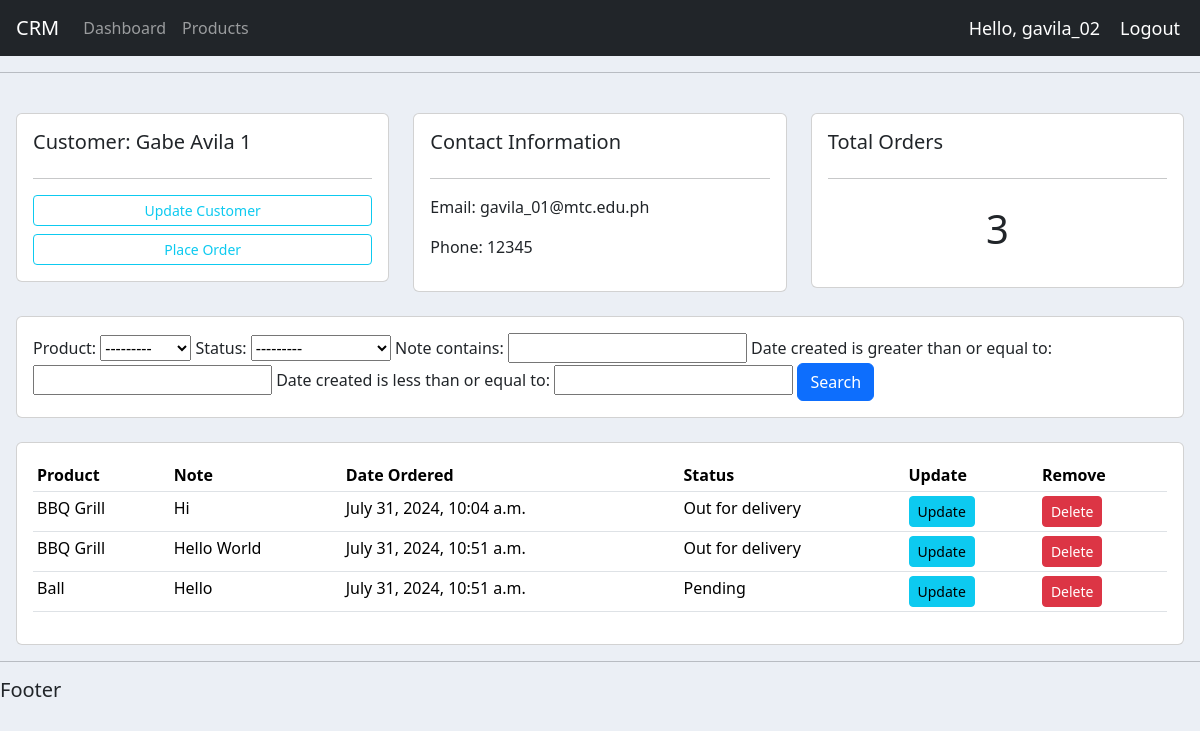
The app's page /customers/1 (signed in) with its own data.
### accounts/models.py (models this page shows, shortened)
class Customer(models.Model):
    user = models.OneToOneField(User, null=True, blank=True, on_delete=models.CASCADE)
    name = models.CharField(max_length=64, null=True)
    phone = models.CharField(max_length=64, null=True)
    email = models.CharField(max_length=64, null=True)
    profile_pic = models.ImageField(default="pfp.png", null=True, blank=True)
    date_created = models.DateTimeField(auto_now_add=True, null=True)

class Order(models.Model):
    STATUS = (
        ('Pending', 'Pending'),
        ('Out for delivery', 'Out for delivery'),
        ('Delivered', 'Delivered')
    )
    customer = models.ForeignKey(Customer, null=True, on_delete=models.SET_NULL, related_name='orders')
    product = models.ForeignKey(Product, null=True, on_delete=models.SET_NULL, related_name='orderBelongingTo')
    date_created = models.DateTimeField(auto_now_add=True, null=True)
    status = models.CharField(max_length=64, null=True, choices=STATUS)
    note = models.CharField(max_length=64, null=True)

class Product(models.Model):
    CATEGORY = (
            ('Indoor', 'Indoor'),
            ('Outdoor', 'Outdoor')
    )
    name = models.CharField(max_length=64, null=True)
    price = models.FloatField(null=True)
    category = models.CharField(max_length=64, null=True, choices=CATEGORY)
    description = models.CharField(max_length=64, null=True, blank=True)
    tags = models.ManyToManyField(Tag)
    date_created = models.DateTimeField(auto_now_add=True, null=True)
    def __str__(self):
        return self.name

### accounts/decorators.py (the view)
        def wrapper_func(request, *args, **kwargs):
            group = None
            if request.user.groups.exists():
                group = request.user.groups.all()[0].name
            if group in allowed_roles:
                return view_func(request, *args, **kwargs)
            else:
                return HttpResponse("You are not authorized to view this page.")

### accounts/views.py (called while the page is built)
@login_required(login_url='accounts:login')
@allowed_users(allowed_roles=['admin'])
def customers(request, pk):
    customer = Customer.objects.get(id=pk)
    orders = customer.orders.all()
    orders_count = orders.count()
    myFilter = OrderFilter(request.GET, queryset=orders)
    orders = myFilter.qs
    context = {'customer': customer, 'orders': orders, 'orders_count': orders_count, 'myFilter': myFilter}
    return render(request, 'accounts/customers.html', context)

### accounts/templates/accounts/customers.html (shortened to what this page needs)
{% extends 'accounts/main.html' %}
{% block content %}
<br>
<div class="row">
    <div class="col-md">
        <div class="card card-body">
            <h5>Customer: {{ customer.name }}</h5>
            <hr>
            <a class="btn btn-outline-info mb-2 btn-sm btn-block" href="">Update Customer</a>
            <a class="btn btn-outline-info btn-sm btn-block" href="{% url 'accounts:create_order' customer.id %}">Place Order</a>
        </div>
    </div>
    <div class="col-md">
        <div class="card card-body">
            <h5>Contact Information</h5>
            <hr>
            <p>Email: {{ customer.email }}</p>
            <p>Phone: {{ customer.phone }}</p>
        </div>
    </div>
    <div class="col-md">
        <div class="card card-body">
            <h5>Total Orders</h5>
            <hr>
            <h1 style="text-align: center;padding: 10px">{{ orders_count }}</h1>
        </div>
    </div>
</div>
<br>
<div class="row">
    <div class="col">
        <div class="card card-body">
            <form method="get">
                {{ myFilter.form.as_table }}
            <button class="btn btn-primary" type="submit">Search</button>
          </form>
        </div>
    </div>
</div>
<br>
<div class="row">
    <div class="col-md">
        <div class="card card-body">
            <table class="table table-sm">
                <tr>
                    <th>Product</th>
                    <th>Note</th>
                    <th>Date Ordered</th>
                    <th>Status</th>
                    <th>Update</th>
                    <th>Remove</th>
                </tr>
                {% for order in orders %}
                <tr>
                    <td>{{ order.product }}</td>
                    <td>{{ order.note }}</td>
                    <td>{{ order.date_created }}</td>
                    <td>{{ order.status }}</td>
                    <td><a class="btn btn-sm btn-info" href="{% url 'accounts:update_order' order.id %}">Update</a></td>
                    <td><a class="btn btn-sm btn-danger" href="{% url 'accounts:delete_order' order.id %}">Delete</a></td>
                </tr>
                {% endfor %}
            </table>
        </div>
    </div>
</div>
{% endblock %}

### accounts/templates/accounts/navbar.html (shortened to what this page needs)
<nav class="navbar navbar-expand-lg navbar-dark bg-dark">
    <a class="navbar-brand ms-3" href="#">CRM</a>
    <div class="collapse navbar-collapse" id="navbarNav">
        <ul class="navbar-nav">
            {% if request.user.is_staff %}
                <li class="nav-item active">
                <a class="nav-link" href="{% url 'accounts:home' %}">Dashboard</a>
                </li>
                <li class="nav-item">
                <a class="nav-link" href="{% url 'accounts:products' %}">Products</a>
                </li>
            {% else %}
                <li class="nav-item">
                    <a class="nav-link" href="{% url 'accounts:account' %}">Settings</a>
                </li>
            {% endif %}
        </ul>
    </div>
    <span class="hello-msg">Hello, {{ request.user }}</span>
    <span><a class="logout-btn" href="{% url 'accounts:logout' %}">Logout</a></span>
</nav>
<hr>

### accounts/static/css/styles.css (style rules this page uses)
body { background-color: #ebeff5; }

### accounts/templates/accounts/navbar.html (style rules this page uses)
.hello-msg, .logout-btn { font-size: 18px; color: white; margin-right: 20px; text-decoration: none; }

### records on screen
Customer: name "Gabe Avila 1", email "gavila_01@mtc.edu.ph", phone "12345"
Order: product "BBQ Grill", note "Hi", date_created "July 31, 2024, 10:04 a.m.", status "Out for delivery"
Order: product "BBQ Grill", note "Hello World", date_created "July 31, 2024, 10:51 a.m.", status "Out for delivery"
Order: product "Ball", note "Hello", date_created "July 31, 2024, 10:51 a.m.", status "Pending"

### other values on screen
{{ request.user }} "gavila_02"
{{ orders_count }} "3"
